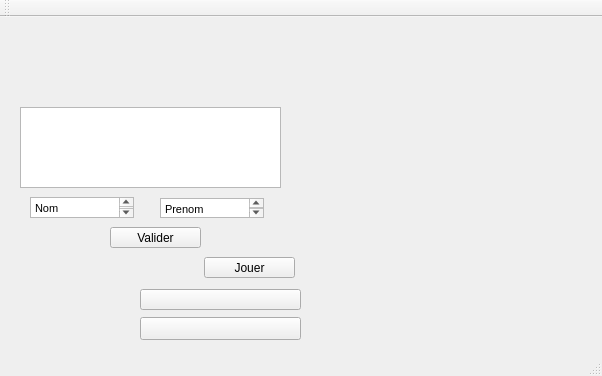
<?xml version="1.0" encoding="UTF-8"?>
<ui version="4.0">
 <class>MainWindow</class>
 <widget class="QMainWindow" name="MainWindow">
  <property name="geometry">
   <rect>
    <x>0</x>
    <y>0</y>
    <width>602</width>
    <height>376</height>
   </rect>
  </property>
  <property name="windowTitle">
   <string>MainWindow</string>
  </property>
  <widget class="QWidget" name="centralWidget">
   <widget class="QPushButton" name="button_Oui">
    <property name="geometry">
     <rect>
      <x>140</x>
      <y>272</y>
      <width>161</width>
      <height>21</height>
     </rect>
    </property>
    <property name="text">
     <string/>
    </property>
   </widget>
   <widget class="QPushButton" name="button_Non">
    <property name="geometry">
     <rect>
      <x>140</x>
      <y>300</y>
      <width>161</width>
      <height>23</height>
     </rect>
    </property>
    <property name="text">
     <string/>
    </property>
   </widget>
   <widget class="QTextEdit" name="questions_edit">
    <property name="geometry">
     <rect>
      <x>20</x>
      <y>90</y>
      <width>261</width>
      <height>81</height>
     </rect>
    </property>
    <property name="html">
     <string>&lt;!DOCTYPE HTML PUBLIC &quot;-//W3C//DTD HTML 4.0//EN&quot; &quot;http://www.w3.org/TR/REC-html40/strict.dtd&quot;&gt;
&lt;html&gt;&lt;head&gt;&lt;meta name=&quot;qrichtext&quot; content=&quot;1&quot; /&gt;&lt;style type=&quot;text/css&quot;&gt;
p, li { white-space: pre-wrap; }
&lt;/style&gt;&lt;/head&gt;&lt;body style=&quot; font-family:'MS Shell Dlg 2'; font-size:8.25pt; font-weight:400; font-style:normal;&quot;&gt;
&lt;p align=&quot;center&quot; style=&quot; margin-top:12px; margin-bottom:12px; margin-left:0px; margin-right:0px; -qt-block-indent:0; text-indent:0px;&quot;&gt;&lt;br /&gt;&lt;/p&gt;
&lt;p align=&quot;center&quot; style=&quot; margin-top:12px; margin-bottom:12px; margin-left:0px; margin-right:0px; -qt-block-indent:0; text-indent:0px;&quot;&gt;&lt;br /&gt;&lt;/p&gt;&lt;/body&gt;&lt;/html&gt;</string>
    </property>
   </widget>
   <widget class="QPushButton" name="button_Rejouer">
    <property name="geometry">
     <rect>
      <x>204</x>
      <y>240</y>
      <width>91</width>
      <height>21</height>
     </rect>
    </property>
    <property name="text">
     <string>Jouer</string>
    </property>
   </widget>
   <widget class="QTextEdit" name="nom">
    <property name="geometry">
     <rect>
      <x>30</x>
      <y>180</y>
      <width>104</width>
      <height>21</height>
     </rect>
    </property>
    <property name="html">
     <string>&lt;!DOCTYPE HTML PUBLIC &quot;-//W3C//DTD HTML 4.0//EN&quot; &quot;http://www.w3.org/TR/REC-html40/strict.dtd&quot;&gt;
&lt;html&gt;&lt;head&gt;&lt;meta name=&quot;qrichtext&quot; content=&quot;1&quot; /&gt;&lt;style type=&quot;text/css&quot;&gt;
p, li { white-space: pre-wrap; }
&lt;/style&gt;&lt;/head&gt;&lt;body style=&quot; font-family:'MS Shell Dlg 2'; font-size:8.25pt; font-weight:400; font-style:normal;&quot;&gt;
&lt;p style=&quot; margin-top:0px; margin-bottom:0px; margin-left:0px; margin-right:0px; -qt-block-indent:0; text-indent:0px;&quot;&gt;Nom&lt;/p&gt;&lt;/body&gt;&lt;/html&gt;</string>
    </property>
   </widget>
   <widget class="QTextEdit" name="prenom">
    <property name="geometry">
     <rect>
      <x>160</x>
      <y>181</y>
      <width>104</width>
      <height>20</height>
     </rect>
    </property>
    <property name="html">
     <string>&lt;!DOCTYPE HTML PUBLIC &quot;-//W3C//DTD HTML 4.0//EN&quot; &quot;http://www.w3.org/TR/REC-html40/strict.dtd&quot;&gt;
&lt;html&gt;&lt;head&gt;&lt;meta name=&quot;qrichtext&quot; content=&quot;1&quot; /&gt;&lt;style type=&quot;text/css&quot;&gt;
p, li { white-space: pre-wrap; }
&lt;/style&gt;&lt;/head&gt;&lt;body style=&quot; font-family:'MS Shell Dlg 2'; font-size:8.25pt; font-weight:400; font-style:normal;&quot;&gt;
&lt;p style=&quot; margin-top:0px; margin-bottom:0px; margin-left:0px; margin-right:0px; -qt-block-indent:0; text-indent:0px;&quot;&gt;Prenom&lt;/p&gt;&lt;/body&gt;&lt;/html&gt;</string>
    </property>
   </widget>
   <widget class="QPushButton" name="button_valider">
    <property name="geometry">
     <rect>
      <x>110</x>
      <y>210</y>
      <width>91</width>
      <height>21</height>
     </rect>
    </property>
    <property name="text">
     <string>Valider</string>
    </property>
   </widget>
  </widget>
  <widget class="QMenuBar" name="menuBar">
   <property name="geometry">
    <rect>
     <x>0</x>
     <y>0</y>
     <width>602</width>
     <height>21</height>
    </rect>
   </property>
  </widget>
  <widget class="QToolBar" name="mainToolBar">
   <attribute name="toolBarArea">
    <enum>TopToolBarArea</enum>
   </attribute>
   <attribute name="toolBarBreak">
    <bool>false</bool>
   </attribute>
  </widget>
  <widget class="QStatusBar" name="statusBar"/>
 </widget>
 <layoutdefault spacing="6" margin="11"/>
 <resources/>
 <connections/>
</ui>
